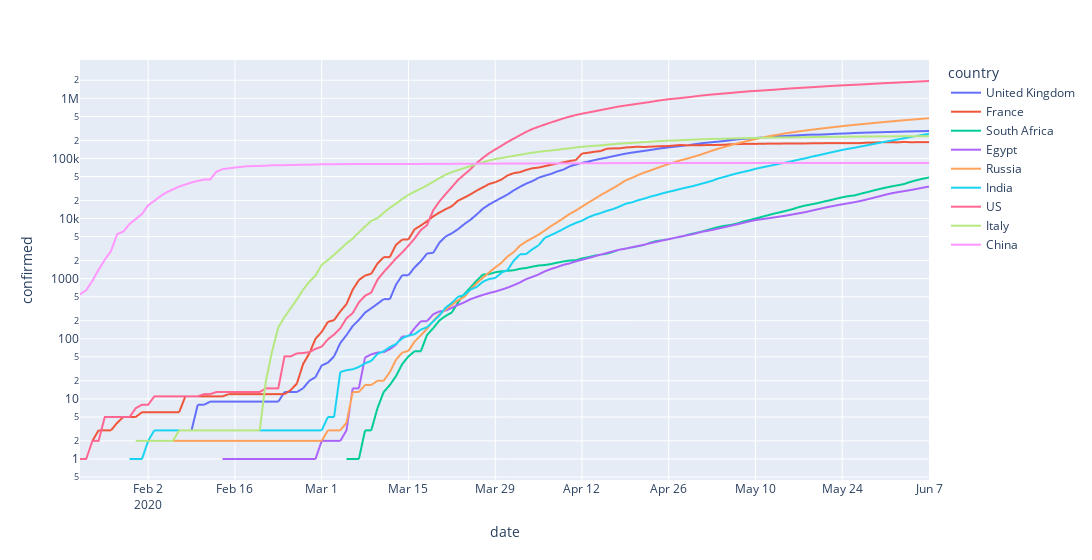
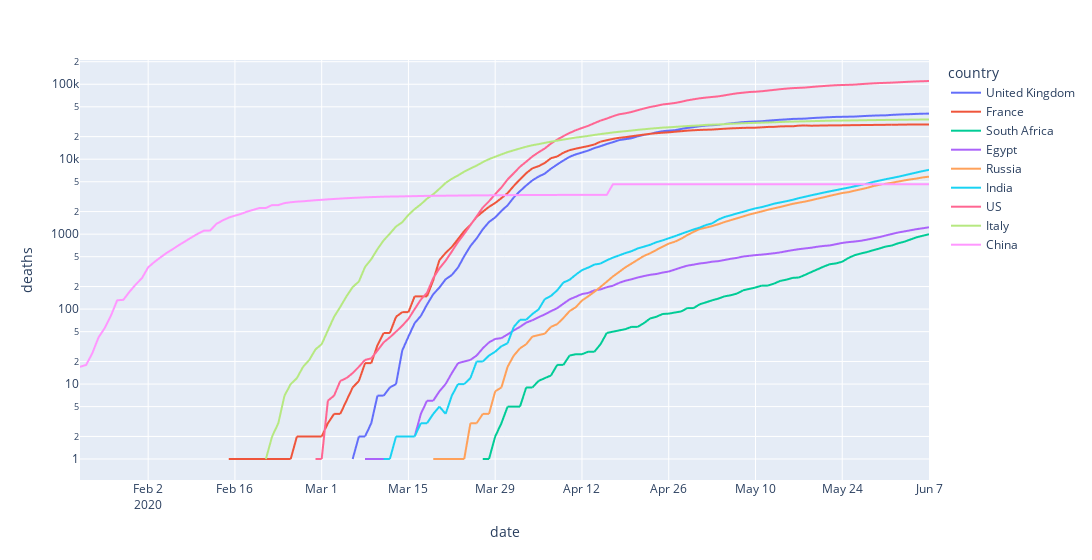
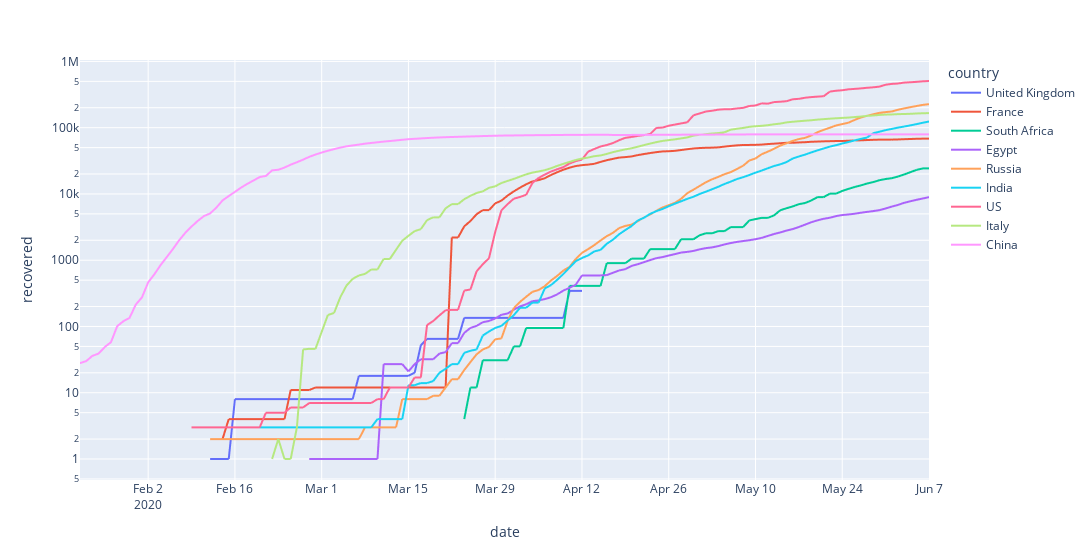
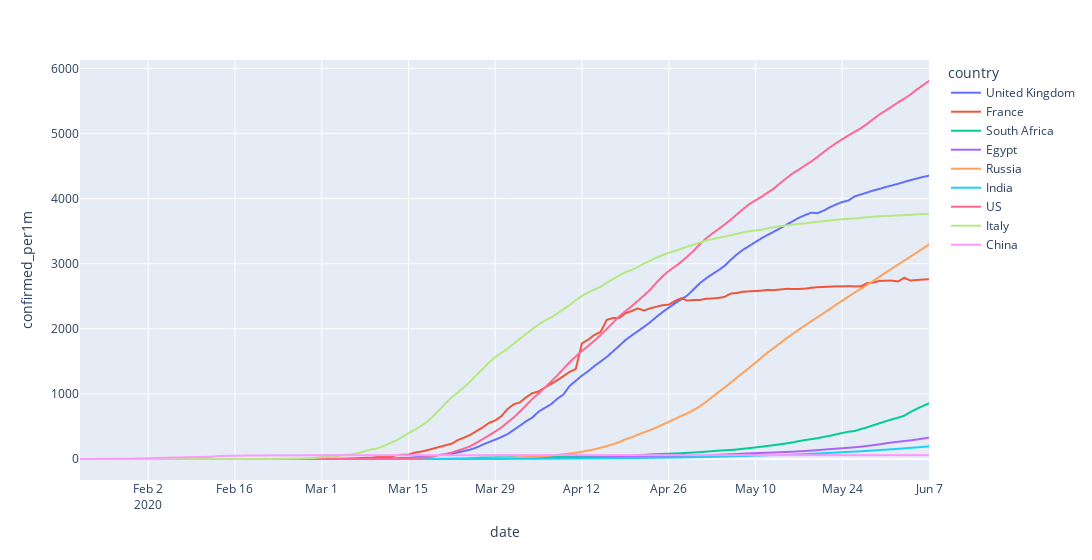

Notebook cell for these charts, in order:
### Code cell
def lineplot_by_country(
        dataframe, 
        y_axis,
        x_axis = "date",
        query = "country in ('US', 'United Kingdom', 'France', 'Italy', 'Egypt', 'India', 'China', 'Russia', 'South Africa') ", 
        color='country', 
        width=1200,
        log_y = False):
    fig = px.line(
            dataframe.query(query),
            x=x_axis, y=y_axis, color=color, width=width, log_y=log_y)
    fig.show()

lineplot_by_country(covid19.df_cumulative_by_country, covid19.COL_CONFIRMED, log_y = True)
lineplot_by_country(covid19.df_cumulative_by_country, covid19.COL_DEATHS, log_y = True)
lineplot_by_country(covid19.df_cumulative_by_country, covid19.COL_RECOVERED, log_y = True)
lineplot_by_country(covid19.df_cumulative_by_country, covid19.COL_CONFIRMED + "_per1m")
lineplot_by_country(covid19.df_cumulative_by_country, covid19.COL_DEATHS + "_per1m")
lineplot_by_country(covid19.df_cumulative_by_country, covid19.COL_RECOVERED + "_per1m")

### Figure 1 — Plotly figure (JSON) as saved in the notebook; plotly's stock layout.template omitted (floating-point values rounded to 4 significant figures; data arrays with more than 128 entries replaced by an {"elided": "..."} marker saying what was removed)
{"data": [{"hovertemplate": "country=United Kingdom<br>date=%{x}<br>confirmed=%{y}<extra></extra>", "legendgroup": "United Kingdom", "line": {"color": "#636efa", "dash": "solid"}, "mode": "lines", "name": "United Kingdom", "showlegend": true, "type": "scattergl", "x": {"elided": "138 str values"}, "xaxis": "x", "y": {"elided": "138 int values"}, "yaxis": "y"}, {"hovertemplate": "country=France<br>date=%{x}<br>confirmed=%{y}<extra></extra>", "legendgroup": "France", "line": {"color": "#EF553B", "dash": "solid"}, "mode": "lines", "name": "France", "showlegend": true, "type": "scattergl", "x": {"elided": "138 str values"}, "xaxis": "x", "y": {"elided": "138 int values"}, "yaxis": "y"}, {"hovertemplate": "country=South Africa<br>date=%{x}<br>confirmed=%{y}<extra></extra>", "legendgroup": "South Africa", "line": {"color": "#00cc96", "dash": "solid"}, "mode": "lines", "name": "South Africa", "showlegend": true, "type": "scattergl", "x": {"elided": "138 str values"}, "xaxis": "x", "y": {"elided": "138 int values"}, "yaxis": "y"}, {"hovertemplate": "country=Egypt<br>date=%{x}<br>confirmed=%{y}<extra></extra>", "legendgroup": "Egypt", "line": {"color": "#ab63fa", "dash": "solid"}, "mode": "lines", "name": "Egypt", "showlegend": true, "type": "scattergl", "x": {"elided": "138 str values"}, "xaxis": "x", "y": {"elided": "138 int values"}, "yaxis": "y"}, {"hovertemplate": "country=Russia<br>date=%{x}<br>confirmed=%{y}<extra></extra>", "legendgroup": "Russia", "line": {"color": "#FFA15A", "dash": "solid"}, "mode": "lines", "name": "Russia", "showlegend": true, "type": "scattergl", "x": {"elided": "138 str values"}, "xaxis": "x", "y": {"elided": "138 int values"}, "yaxis": "y"}, {"hovertemplate": "country=India<br>date=%{x}<br>confirmed=%{y}<extra></extra>", "legendgroup": "India", "line": {"color": "#19d3f3", "dash": "solid"}, "mode": "lines", "name": "India", "showlegend": true, "type": "scattergl", "x": {"elided": "138 str values"}, "xaxis": "x", "y": {"elided": "138 int values"}, "yaxis": "y"}, {"hovertemplate": "country=US<br>date=%{x}<br>confirmed=%{y}<extra></extra>", "legendgroup": "US", "line": {"color": "#FF6692", "dash": "solid"}, "mode": "lines", "name": "US", "showlegend": true, "type": "scattergl", "x": {"elided": "138 str values"}, "xaxis": "x", "y": {"elided": "138 int values"}, "yaxis": "y"}, {"hovertemplate": "country=Italy<br>date=%{x}<br>confirmed=%{y}<extra></extra>", "legendgroup": "Italy", "line": {"color": "#B6E880", "dash": "solid"}, "mode": "lines", "name": "Italy", "showlegend": true, "type": "scattergl", "x": {"elided": "138 str values"}, "xaxis": "x", "y": {"elided": "138 int values"}, "yaxis": "y"}, {"hovertemplate": "country=China<br>date=%{x}<br>confirmed=%{y}<extra></extra>", "legendgroup": "China", "line": {"color": "#FF97FF", "dash": "solid"}, "mode": "lines", "name": "China", "showlegend": true, "type": "scattergl", "x": {"elided": "138 str values"}, "xaxis": "x", "y": {"elided": "138 int values"}, "yaxis": "y"}], "layout": {"legend": {"title": {"text": "country"}, "tracegroupgap": 0}, "margin": {"t": 60}, "width": 1200, "xaxis": {"anchor": "y", "domain": [0, 1], "title": {"text": "date"}}, "yaxis": {"anchor": "x", "domain": [0, 1], "title": {"text": "confirmed"}, "type": "log"}}}

### Figure 2 — Plotly figure (JSON) as saved in the notebook; plotly's stock layout.template omitted (floating-point values rounded to 4 significant figures; data arrays with more than 128 entries replaced by an {"elided": "..."} marker saying what was removed)
{"data": [{"hovertemplate": "country=United Kingdom<br>date=%{x}<br>deaths=%{y}<extra></extra>", "legendgroup": "United Kingdom", "line": {"color": "#636efa", "dash": "solid"}, "mode": "lines", "name": "United Kingdom", "showlegend": true, "type": "scattergl", "x": {"elided": "138 str values"}, "xaxis": "x", "y": {"elided": "138 int values"}, "yaxis": "y"}, {"hovertemplate": "country=France<br>date=%{x}<br>deaths=%{y}<extra></extra>", "legendgroup": "France", "line": {"color": "#EF553B", "dash": "solid"}, "mode": "lines", "name": "France", "showlegend": true, "type": "scattergl", "x": {"elided": "138 str values"}, "xaxis": "x", "y": {"elided": "138 int values"}, "yaxis": "y"}, {"hovertemplate": "country=South Africa<br>date=%{x}<br>deaths=%{y}<extra></extra>", "legendgroup": "South Africa", "line": {"color": "#00cc96", "dash": "solid"}, "mode": "lines", "name": "South Africa", "showlegend": true, "type": "scattergl", "x": {"elided": "138 str values"}, "xaxis": "x", "y": {"elided": "138 int values"}, "yaxis": "y"}, {"hovertemplate": "country=Egypt<br>date=%{x}<br>deaths=%{y}<extra></extra>", "legendgroup": "Egypt", "line": {"color": "#ab63fa", "dash": "solid"}, "mode": "lines", "name": "Egypt", "showlegend": true, "type": "scattergl", "x": {"elided": "138 str values"}, "xaxis": "x", "y": {"elided": "138 int values"}, "yaxis": "y"}, {"hovertemplate": "country=Russia<br>date=%{x}<br>deaths=%{y}<extra></extra>", "legendgroup": "Russia", "line": {"color": "#FFA15A", "dash": "solid"}, "mode": "lines", "name": "Russia", "showlegend": true, "type": "scattergl", "x": {"elided": "138 str values"}, "xaxis": "x", "y": {"elided": "138 int values"}, "yaxis": "y"}, {"hovertemplate": "country=India<br>date=%{x}<br>deaths=%{y}<extra></extra>", "legendgroup": "India", "line": {"color": "#19d3f3", "dash": "solid"}, "mode": "lines", "name": "India", "showlegend": true, "type": "scattergl", "x": {"elided": "138 str values"}, "xaxis": "x", "y": {"elided": "138 int values"}, "yaxis": "y"}, {"hovertemplate": "country=US<br>date=%{x}<br>deaths=%{y}<extra></extra>", "legendgroup": "US", "line": {"color": "#FF6692", "dash": "solid"}, "mode": "lines", "name": "US", "showlegend": true, "type": "scattergl", "x": {"elided": "138 str values"}, "xaxis": "x", "y": {"elided": "138 int values"}, "yaxis": "y"}, {"hovertemplate": "country=Italy<br>date=%{x}<br>deaths=%{y}<extra></extra>", "legendgroup": "Italy", "line": {"color": "#B6E880", "dash": "solid"}, "mode": "lines", "name": "Italy", "showlegend": true, "type": "scattergl", "x": {"elided": "138 str values"}, "xaxis": "x", "y": {"elided": "138 int values"}, "yaxis": "y"}, {"hovertemplate": "country=China<br>date=%{x}<br>deaths=%{y}<extra></extra>", "legendgroup": "China", "line": {"color": "#FF97FF", "dash": "solid"}, "mode": "lines", "name": "China", "showlegend": true, "type": "scattergl", "x": {"elided": "138 str values"}, "xaxis": "x", "y": {"elided": "138 int values"}, "yaxis": "y"}], "layout": {"legend": {"title": {"text": "country"}, "tracegroupgap": 0}, "margin": {"t": 60}, "width": 1200, "xaxis": {"anchor": "y", "domain": [0, 1], "title": {"text": "date"}}, "yaxis": {"anchor": "x", "domain": [0, 1], "title": {"text": "deaths"}, "type": "log"}}}

### Figure 3 — Plotly figure (JSON) as saved in the notebook; plotly's stock layout.template omitted (floating-point values rounded to 4 significant figures; data arrays with more than 128 entries replaced by an {"elided": "..."} marker saying what was removed)
{"data": [{"hovertemplate": "country=United Kingdom<br>date=%{x}<br>recovered=%{y}<extra></extra>", "legendgroup": "United Kingdom", "line": {"color": "#636efa", "dash": "solid"}, "mode": "lines", "name": "United Kingdom", "showlegend": true, "type": "scattergl", "x": {"elided": "138 str values"}, "xaxis": "x", "y": {"elided": "138 int values"}, "yaxis": "y"}, {"hovertemplate": "country=France<br>date=%{x}<br>recovered=%{y}<extra></extra>", "legendgroup": "France", "line": {"color": "#EF553B", "dash": "solid"}, "mode": "lines", "name": "France", "showlegend": true, "type": "scattergl", "x": {"elided": "138 str values"}, "xaxis": "x", "y": {"elided": "138 int values"}, "yaxis": "y"}, {"hovertemplate": "country=South Africa<br>date=%{x}<br>recovered=%{y}<extra></extra>", "legendgroup": "South Africa", "line": {"color": "#00cc96", "dash": "solid"}, "mode": "lines", "name": "South Africa", "showlegend": true, "type": "scattergl", "x": {"elided": "138 str values"}, "xaxis": "x", "y": {"elided": "138 int values"}, "yaxis": "y"}, {"hovertemplate": "country=Egypt<br>date=%{x}<br>recovered=%{y}<extra></extra>", "legendgroup": "Egypt", "line": {"color": "#ab63fa", "dash": "solid"}, "mode": "lines", "name": "Egypt", "showlegend": true, "type": "scattergl", "x": {"elided": "138 str values"}, "xaxis": "x", "y": {"elided": "138 int values"}, "yaxis": "y"}, {"hovertemplate": "country=Russia<br>date=%{x}<br>recovered=%{y}<extra></extra>", "legendgroup": "Russia", "line": {"color": "#FFA15A", "dash": "solid"}, "mode": "lines", "name": "Russia", "showlegend": true, "type": "scattergl", "x": {"elided": "138 str values"}, "xaxis": "x", "y": {"elided": "138 int values"}, "yaxis": "y"}, {"hovertemplate": "country=India<br>date=%{x}<br>recovered=%{y}<extra></extra>", "legendgroup": "India", "line": {"color": "#19d3f3", "dash": "solid"}, "mode": "lines", "name": "India", "showlegend": true, "type": "scattergl", "x": {"elided": "138 str values"}, "xaxis": "x", "y": {"elided": "138 int values"}, "yaxis": "y"}, {"hovertemplate": "country=US<br>date=%{x}<br>recovered=%{y}<extra></extra>", "legendgroup": "US", "line": {"color": "#FF6692", "dash": "solid"}, "mode": "lines", "name": "US", "showlegend": true, "type": "scattergl", "x": {"elided": "138 str values"}, "xaxis": "x", "y": {"elided": "138 int values"}, "yaxis": "y"}, {"hovertemplate": "country=Italy<br>date=%{x}<br>recovered=%{y}<extra></extra>", "legendgroup": "Italy", "line": {"color": "#B6E880", "dash": "solid"}, "mode": "lines", "name": "Italy", "showlegend": true, "type": "scattergl", "x": {"elided": "138 str values"}, "xaxis": "x", "y": {"elided": "138 int values"}, "yaxis": "y"}, {"hovertemplate": "country=China<br>date=%{x}<br>recovered=%{y}<extra></extra>", "legendgroup": "China", "line": {"color": "#FF97FF", "dash": "solid"}, "mode": "lines", "name": "China", "showlegend": true, "type": "scattergl", "x": {"elided": "138 str values"}, "xaxis": "x", "y": {"elided": "138 int values"}, "yaxis": "y"}], "layout": {"legend": {"title": {"text": "country"}, "tracegroupgap": 0}, "margin": {"t": 60}, "width": 1200, "xaxis": {"anchor": "y", "domain": [0, 1], "title": {"text": "date"}}, "yaxis": {"anchor": "x", "domain": [0, 1], "title": {"text": "recovered"}, "type": "log"}}}

### Figure 4 — Plotly figure (JSON) as saved in the notebook; plotly's stock layout.template omitted (floating-point values rounded to 4 significant figures; data arrays with more than 128 entries replaced by an {"elided": "..."} marker saying what was removed)
{"data": [{"hovertemplate": "country=United Kingdom<br>date=%{x}<br>confirmed_per1m=%{y}<extra></extra>", "legendgroup": "United Kingdom", "line": {"color": "#636efa", "dash": "solid"}, "mode": "lines", "name": "United Kingdom", "showlegend": true, "type": "scattergl", "x": {"elided": "138 str values"}, "xaxis": "x", "y": {"elided": "138 float values"}, "yaxis": "y"}, {"hovertemplate": "country=France<br>date=%{x}<br>confirmed_per1m=%{y}<extra></extra>", "legendgroup": "France", "line": {"color": "#EF553B", "dash": "solid"}, "mode": "lines", "name": "France", "showlegend": true, "type": "scattergl", "x": {"elided": "138 str values"}, "xaxis": "x", "y": {"elided": "138 float values"}, "yaxis": "y"}, {"hovertemplate": "country=South Africa<br>date=%{x}<br>confirmed_per1m=%{y}<extra></extra>", "legendgroup": "South Africa", "line": {"color": "#00cc96", "dash": "solid"}, "mode": "lines", "name": "South Africa", "showlegend": true, "type": "scattergl", "x": {"elided": "138 str values"}, "xaxis": "x", "y": {"elided": "138 float values"}, "yaxis": "y"}, {"hovertemplate": "country=Egypt<br>date=%{x}<br>confirmed_per1m=%{y}<extra></extra>", "legendgroup": "Egypt", "line": {"color": "#ab63fa", "dash": "solid"}, "mode": "lines", "name": "Egypt", "showlegend": true, "type": "scattergl", "x": {"elided": "138 str values"}, "xaxis": "x", "y": {"elided": "138 float values"}, "yaxis": "y"}, {"hovertemplate": "country=Russia<br>date=%{x}<br>confirmed_per1m=%{y}<extra></extra>", "legendgroup": "Russia", "line": {"color": "#FFA15A", "dash": "solid"}, "mode": "lines", "name": "Russia", "showlegend": true, "type": "scattergl", "x": {"elided": "138 str values"}, "xaxis": "x", "y": {"elided": "138 float values"}, "yaxis": "y"}, {"hovertemplate": "country=India<br>date=%{x}<br>confirmed_per1m=%{y}<extra></extra>", "legendgroup": "India", "line": {"color": "#19d3f3", "dash": "solid"}, "mode": "lines", "name": "India", "showlegend": true, "type": "scattergl", "x": {"elided": "138 str values"}, "xaxis": "x", "y": {"elided": "138 float values"}, "yaxis": "y"}, {"hovertemplate": "country=US<br>date=%{x}<br>confirmed_per1m=%{y}<extra></extra>", "legendgroup": "US", "line": {"color": "#FF6692", "dash": "solid"}, "mode": "lines", "name": "US", "showlegend": true, "type": "scattergl", "x": {"elided": "138 str values"}, "xaxis": "x", "y": {"elided": "138 float values"}, "yaxis": "y"}, {"hovertemplate": "country=Italy<br>date=%{x}<br>confirmed_per1m=%{y}<extra></extra>", "legendgroup": "Italy", "line": {"color": "#B6E880", "dash": "solid"}, "mode": "lines", "name": "Italy", "showlegend": true, "type": "scattergl", "x": {"elided": "138 str values"}, "xaxis": "x", "y": {"elided": "138 float values"}, "yaxis": "y"}, {"hovertemplate": "country=China<br>date=%{x}<br>confirmed_per1m=%{y}<extra></extra>", "legendgroup": "China", "line": {"color": "#FF97FF", "dash": "solid"}, "mode": "lines", "name": "China", "showlegend": true, "type": "scattergl", "x": {"elided": "138 str values"}, "xaxis": "x", "y": {"elided": "138 float values"}, "yaxis": "y"}], "layout": {"legend": {"title": {"text": "country"}, "tracegroupgap": 0}, "margin": {"t": 60}, "width": 1200, "xaxis": {"anchor": "y", "domain": [0, 1], "title": {"text": "date"}}, "yaxis": {"anchor": "x", "domain": [0, 1], "title": {"text": "confirmed_per1m"}}}}
